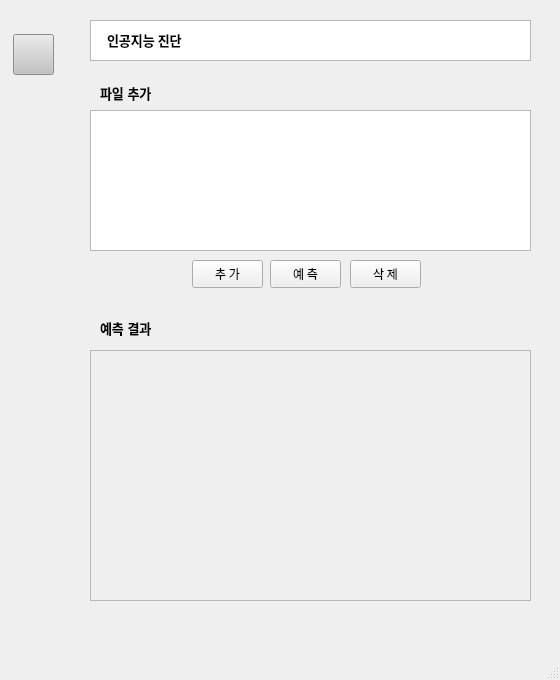
<?xml version="1.0" encoding="UTF-8"?>
<ui version="4.0">
 <class>MainWindow</class>
 <widget class="QMainWindow" name="MainWindow">
  <property name="geometry">
   <rect>
    <x>0</x>
    <y>0</y>
    <width>560</width>
    <height>680</height>
   </rect>
  </property>
  <property name="minimumSize">
   <size>
    <width>560</width>
    <height>680</height>
   </size>
  </property>
  <property name="maximumSize">
   <size>
    <width>560</width>
    <height>680</height>
   </size>
  </property>
  <property name="windowTitle">
   <string>MainWindow</string>
  </property>
  <widget class="QWidget" name="centralwidget">
   <widget class="QLabel" name="label">
    <property name="geometry">
     <rect>
      <x>100</x>
      <y>85</y>
      <width>81</width>
      <height>16</height>
     </rect>
    </property>
    <property name="font">
     <font>
      <pointsize>10</pointsize>
      <weight>75</weight>
      <bold>true</bold>
     </font>
    </property>
    <property name="text">
     <string>파일 추가</string>
    </property>
   </widget>
   <widget class="QPushButton" name="btn_add">
    <property name="geometry">
     <rect>
      <x>192</x>
      <y>260</y>
      <width>71</width>
      <height>28</height>
     </rect>
    </property>
    <property name="font">
     <font>
      <family>나눔스퀘어_ac</family>
     </font>
    </property>
    <property name="text">
     <string>추 가</string>
    </property>
   </widget>
   <widget class="QPushButton" name="btn_predict">
    <property name="geometry">
     <rect>
      <x>270</x>
      <y>260</y>
      <width>71</width>
      <height>28</height>
     </rect>
    </property>
    <property name="font">
     <font>
      <family>나눔스퀘어_ac</family>
     </font>
    </property>
    <property name="text">
     <string>예 측</string>
    </property>
   </widget>
   <widget class="QPushButton" name="btn_del">
    <property name="geometry">
     <rect>
      <x>350</x>
      <y>260</y>
      <width>71</width>
      <height>28</height>
     </rect>
    </property>
    <property name="font">
     <font>
      <family>나눔스퀘어_ac</family>
     </font>
    </property>
    <property name="text">
     <string>삭 제</string>
    </property>
   </widget>
   <widget class="QLabel" name="label_2">
    <property name="geometry">
     <rect>
      <x>100</x>
      <y>320</y>
      <width>81</width>
      <height>16</height>
     </rect>
    </property>
    <property name="font">
     <font>
      <pointsize>10</pointsize>
      <weight>75</weight>
      <bold>true</bold>
     </font>
    </property>
    <property name="text">
     <string>예측 결과</string>
    </property>
   </widget>
   <widget class="QListWidget" name="list">
    <property name="geometry">
     <rect>
      <x>90</x>
      <y>110</y>
      <width>441</width>
      <height>141</height>
     </rect>
    </property>
   </widget>
   <widget class="QListWidget" name="listWidget_3">
    <property name="geometry">
     <rect>
      <x>90</x>
      <y>20</y>
      <width>441</width>
      <height>41</height>
     </rect>
    </property>
   </widget>
   <widget class="QLabel" name="label_3">
    <property name="geometry">
     <rect>
      <x>107</x>
      <y>29</y>
      <width>121</width>
      <height>21</height>
     </rect>
    </property>
    <property name="font">
     <font>
      <family>나눔스퀘어_ac</family>
      <pointsize>10</pointsize>
      <weight>75</weight>
      <bold>true</bold>
     </font>
    </property>
    <property name="text">
     <string>인공지능 진단</string>
    </property>
   </widget>
   <widget class="QWidget" name="widget" native="true">
    <property name="geometry">
     <rect>
      <x>0</x>
      <y>-1</y>
      <width>71</width>
      <height>651</height>
     </rect>
    </property>
    <property name="styleSheet">
     <string notr="true"/>
    </property>
    <widget class="QPushButton" name="btn_set">
     <property name="geometry">
      <rect>
       <x>13</x>
       <y>35</y>
       <width>41</width>
       <height>41</height>
      </rect>
     </property>
     <property name="styleSheet">
      <string notr="true">background-color: rgb(218, 218, 218);
background-color: rgb(195, 195, 195);</string>
     </property>
     <property name="text">
      <string/>
     </property>
    </widget>
   </widget>
   <widget class="QScrollArea" name="scrollArea">
    <property name="geometry">
     <rect>
      <x>90</x>
      <y>350</y>
      <width>441</width>
      <height>251</height>
     </rect>
    </property>
    <property name="autoFillBackground">
     <bool>false</bool>
    </property>
    <property name="widgetResizable">
     <bool>true</bool>
    </property>
    <widget class="QWidget" name="scrollAreaWidgetContents">
     <property name="geometry">
      <rect>
       <x>0</x>
       <y>0</y>
       <width>439</width>
       <height>249</height>
      </rect>
     </property>
    </widget>
   </widget>
  </widget>
  <widget class="QMenuBar" name="menubar">
   <property name="geometry">
    <rect>
     <x>0</x>
     <y>0</y>
     <width>560</width>
     <height>26</height>
    </rect>
   </property>
  </widget>
  <widget class="QStatusBar" name="statusbar"/>
 </widget>
 <resources/>
 <connections/>
</ui>
